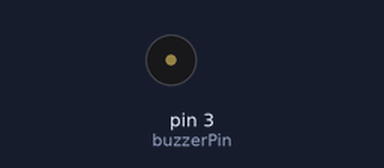
The sketch below on a simulated Arduino Uno, built with avr-gcc and run on an emulated ATmega328P. Parts: buzzer (waves = sounding, pin HIGH). At 5.0 s the program stops and its outputs stay as they are.

Above: at 0.2 s.
Timing chart, 0 to 3.0 s (numbered marks = the images above):
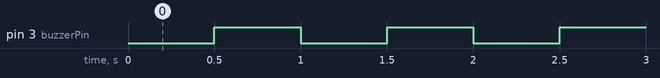

Measured:
- by itself, pin 3 (buzzerPin): alternates HIGH for 0.50 s and LOW for 0.50 s, 10 changes in all, then stays LOW

The sketch:

ArduinoObstacleSignalizationTool.ino
```cpp
const int obstaclePin = 2;
const int buzzerPin = 3;
const unsigned long beepDuration = 500;
const unsigned long totalBeepTime = 5000;
unsigned long previousMillis = 0;
boolean buzzerState = false;
void setup() {
  pinMode(obstaclePin, INPUT);
  pinMode(buzzerPin, OUTPUT);
}
void loop() {
  unsigned long currentMillis = millis();
  if (currentMillis - previousMillis >= beepDuration) {
    previousMillis = currentMillis;
    buzzerState = !buzzerState;
    digitalWrite(buzzerPin, buzzerState ? HIGH : LOW);
  }
  if (currentMillis >= totalBeepTime) {
    digitalWrite(buzzerPin, LOW);
    while (true) {
    }
  }
}
```
